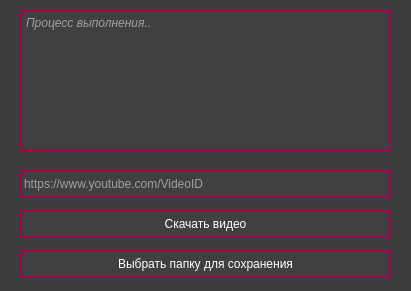
<?xml version="1.0" encoding="UTF-8"?>
<ui version="4.0">
 <class>MainWindow</class>
 <widget class="QMainWindow" name="MainWindow">
  <property name="geometry">
   <rect>
    <x>0</x>
    <y>0</y>
    <width>411</width>
    <height>291</height>
   </rect>
  </property>
  <property name="minimumSize">
   <size>
    <width>411</width>
    <height>291</height>
   </size>
  </property>
  <property name="maximumSize">
   <size>
    <width>411</width>
    <height>291</height>
   </size>
  </property>
  <property name="windowTitle">
   <string>Youtube Downloader</string>
  </property>
  <property name="styleSheet">
   <string notr="true">QMainWindow{
background-color: #3D3D3D;
}</string>
  </property>
  <widget class="QWidget" name="centralwidget">
   <widget class="QPushButton" name="pushButton">
    <property name="geometry">
     <rect>
      <x>20</x>
      <y>250</y>
      <width>371</width>
      <height>28</height>
     </rect>
    </property>
    <property name="styleSheet">
     <string notr="true">QPushButton{
border: 2px solid #A4004D;
background-color: #404040;
color: white;
}

QPushButton:hover{
border: 2px solid #A4004D;
background-color: #444444;
color: white;
}

QPushButton:pressed{
border: 2px solid white;
background-color: #444444;
color: white;
}</string>
    </property>
    <property name="text">
     <string>Выбрать папку для сохранения</string>
    </property>
   </widget>
   <widget class="QPushButton" name="pushButton_2">
    <property name="geometry">
     <rect>
      <x>20</x>
      <y>210</y>
      <width>371</width>
      <height>28</height>
     </rect>
    </property>
    <property name="styleSheet">
     <string notr="true">QPushButton{
border: 2px solid #A4004D;
background-color: #404040;
color: white;
}

QPushButton:hover{
border: 2px solid #A4004D;
background-color: #444444;
color: white;
}

QPushButton:pressed{
border: 2px solid white;
background-color: #444444;
color: white;
}</string>
    </property>
    <property name="text">
     <string>Скачать видео</string>
    </property>
   </widget>
   <widget class="QLineEdit" name="lineEdit">
    <property name="geometry">
     <rect>
      <x>20</x>
      <y>170</y>
      <width>371</width>
      <height>28</height>
     </rect>
    </property>
    <property name="styleSheet">
     <string notr="true">QLineEdit{
border: 2px solid #A4004D;
background-color: #404040;
color: white;
}</string>
    </property>
    <property name="placeholderText">
     <string>https://www.youtube.com/VideoID</string>
    </property>
   </widget>
   <widget class="QPlainTextEdit" name="plainTextEdit">
    <property name="geometry">
     <rect>
      <x>20</x>
      <y>10</y>
      <width>371</width>
      <height>141</height>
     </rect>
    </property>
    <property name="font">
     <font>
      <weight>50</weight>
      <italic>true</italic>
      <bold>false</bold>
     </font>
    </property>
    <property name="focusPolicy">
     <enum>Qt::NoFocus</enum>
    </property>
    <property name="styleSheet">
     <string notr="true">QPlainTextEdit{
border: 2px solid #A4004D;
background-color: #404040;
color: white;
}</string>
    </property>
    <property name="placeholderText">
     <string>Процесс выполнения..</string>
    </property>
   </widget>
  </widget>
 </widget>
 <resources/>
 <connections/>
</ui>
